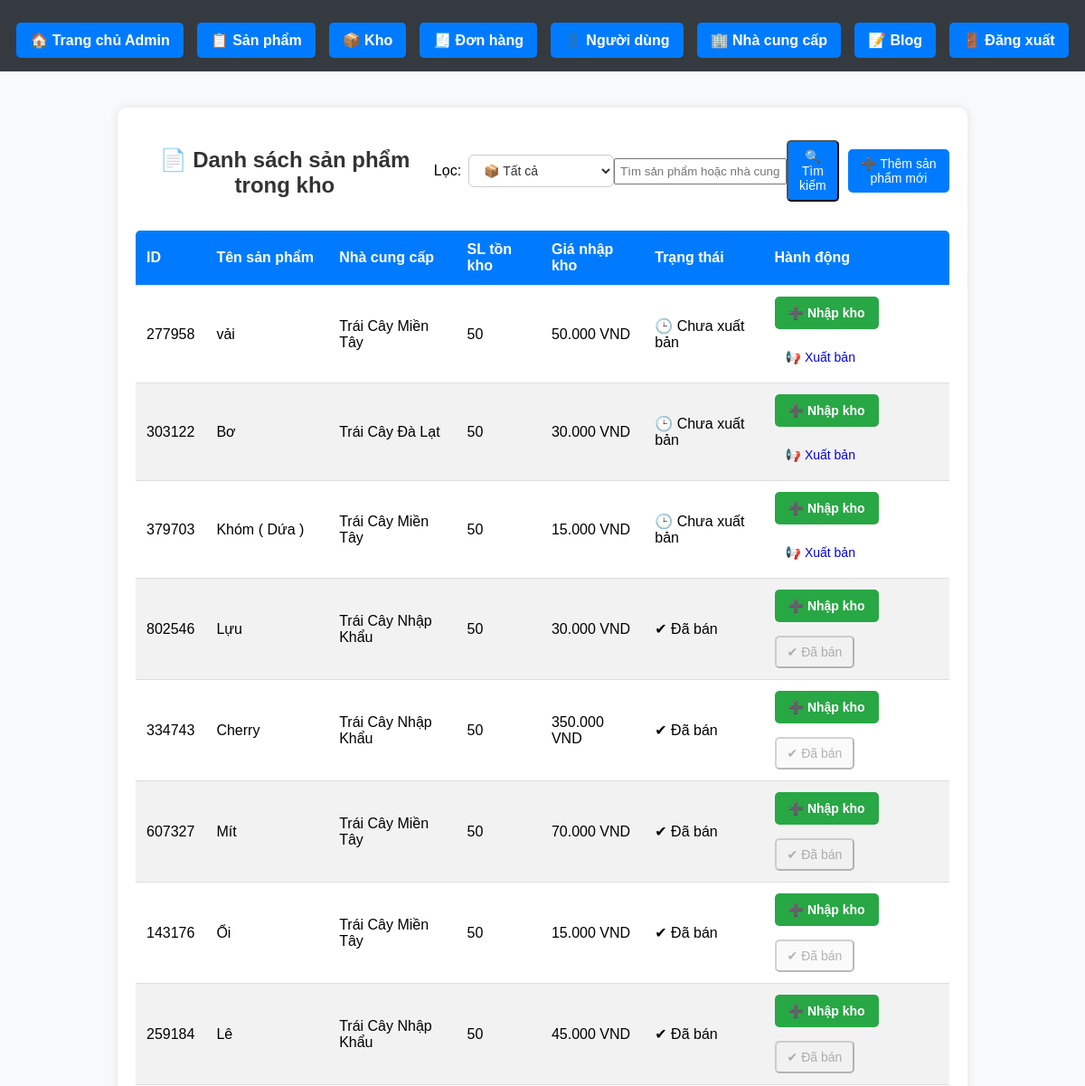
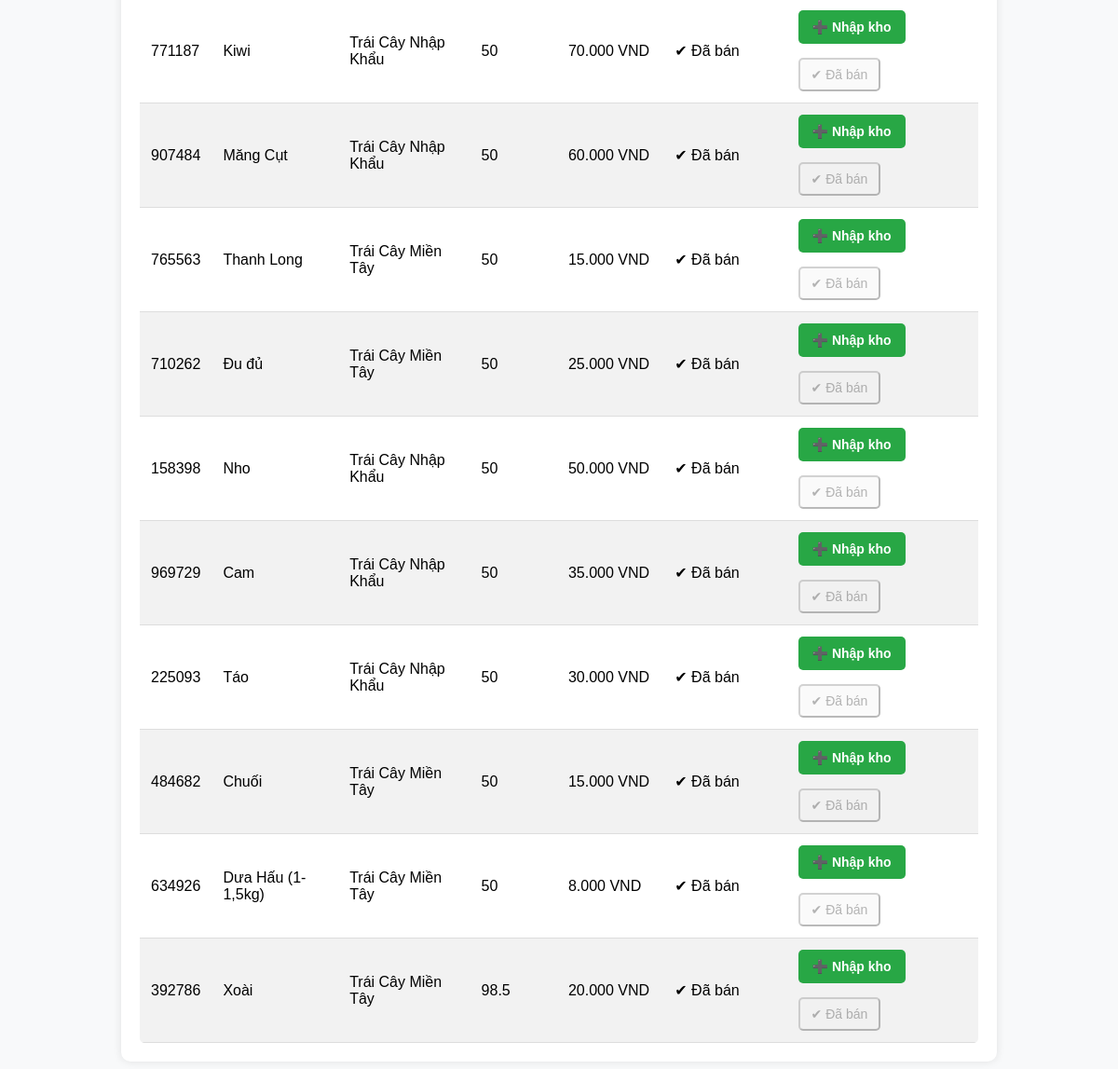
The app's page /admin/manage_inventory.php (signed in) with its own data (2 pictures, top to bottom).
### tables this page shows
CREATE TABLE `products` (
  `product_id` int(6) NOT NULL,
  `name` varchar(255) NOT NULL,
  `selling_price` int(11) DEFAULT NULL,
  `description` text DEFAULT NULL,
  `category` varchar(100) NOT NULL DEFAULT 'Chung',
  `image_url` varchar(255) DEFAULT NULL,
  `created_at` timestamp NOT NULL DEFAULT current_timestamp(),
  `visibility` enum('public','private') DEFAULT 'public',
  `stock_quantity` float DEFAULT 0,
  `unit` varchar(10) NOT NULL DEFAULT 'kg',
  `status` enum('selling','not_selling') DEFAULT 'not_selling'
);

### admin/manage_inventory.php (the view, shortened to what this page needs)
<?php
require_once __DIR__ . '/../database/db_connect.php';
?>
<!DOCTYPE html>
<html lang="vi">
<head>
    <link rel="stylesheet" href="../assets/css/admin.css">
</head>
<body>
<?php include_once __DIR__ . '/nav_admin.php'; ?>
<section>
<div style="display: flex; justify-content: space-between; align-items: center; margin-bottom: 1rem;">
    <h3>📄 Danh sách sản phẩm trong kho</h3>
    <div style="display: flex; gap: 10px; align-items: center;">
        <form method="get" style="display: flex; align-items: center;">
            <label for="filter" style="margin-right: 8px; font-weight: 500;">Lọc:</label>
            <select name="filter" id="filter" class="filter-select" onchange="this.form.submit()">
                <option value="">📦 Tất cả</option>
            </select>
            <input type="text" name="search" id="search" placeholder="Tìm sản phẩm hoặc nhà cung cấp..." value="<?= isset($_GET['search']) ? htmlspecialchars($_GET['search']) : '' ?>" style="padding: 5px;">
            <button type="submit" class="btn btn-primary">🔍 Tìm kiếm</button>
        </form>
        <a class="btn btn-primary" href="add_new_product.php">➕ Thêm sản phẩm mới</a>
    </div>
</div>
    <?php
    $condition = '';
    $query = "SELECT DISTINCT p.product_id, p.name, p.stock_quantity, p.status, i.supplier, i.purchase_price
              FROM products p
              LEFT JOIN inventory i ON p.product_id = i.product_id
              $condition
              ORDER BY
                CASE WHEN p.status = 'not_selling' THEN 0 ELSE 1 END,
                p.created_at DESC";
    $stmt = $conn->prepare($query);
    $stmt->execute();
    $result = $stmt->get_result();
    ?>
    <?php if ($result && $result->num_rows > 0): ?>
        <table class="admin-table">
            <thead>
                <tr>
                    <th>ID</th>
                    <th>Tên sản phẩm</th>
                    <th>Nhà cung cấp</th>
                    <th>SL tồn kho</th>
                    <th>Giá nhập kho</th>
                    <th>Trạng thái</th>
                    <th>Hành động</th>
                </tr>
            </thead>
            <tbody>
                <?php while ($row = $result->fetch_assoc()): ?>
                <tr>
                    <td><?= htmlspecialchars($row['product_id']) ?></td>
                    <td><?= htmlspecialchars($row['name']) ?></td>
                    <td><?= htmlspecialchars($row['supplier']) ?></td>
                    <td><?= (float)$row['stock_quantity'] ?></td>
                    <td><?= number_format($row['purchase_price'], 0, ',', '.') ?> VND</td>
                    <td>
                        <?php if ($row['status'] === 'selling'): ?>
                            <span class="badge-success">✔ Đã bán</span>
                        <?php else: ?>
                            <span class="badge-warning">🕒 Chưa xuất bản</span>
                        <?php endif; ?>
                    </td>
                    <td>
                        <a class="btn btn-success" href="import_product.php?id=<?= $row['product_id'] ?>">➕ Nhập kho</a>
                        <?php if ($row['status'] === 'not_selling'): ?>
                            <a class="btn btn-info" href="publish_product.php?id=<?= $row['product_id'] ?>">📢 Xuất bản</a>
                        <?php else: ?>
                            <button class="btn btn-secondary" disabled>✔ Đã bán</button>
                        <?php endif; ?>
                    </td>
                </tr>
                <?php endwhile; ?>
            </tbody>
        </table>
    <?php else: ?>
        <p class="error-message">❌ Không có sản phẩm nào!</p>
    <?php endif; ?>
</section>
</body>
</html>

### assets/css/admin.css (style rules this page uses)
body { font-family: Arial, sans-serif; background-color: #f8f9fa; margin: 0; padding: 0; }
section { max-width: 900px; margin: 40px auto; padding: 20px; background: white; border-radius: 10px; box-shadow: 0 0 10px rgba(0, 0, 0, 0.1); }
h3 { text-align: center; color: #333; font-size: 24px; font-weight: bold; margin-bottom: 20px; }
.admin-table { width: 100%; border-collapse: collapse; background: #fff; border-radius: 5px; overflow: hidden; }
.admin-table th, .admin-table td { padding: 12px; text-align: left; border-bottom: 1px solid #ddd; }
.admin-table th { background: #007bff; color: #fff; }
.admin-table tr:nth-child(even) { background: #f2f2f2; }
.btn { text-decoration: none; padding: 8px 12px; border-radius: 5px; font-size: 14px; display: inline-block; text-align: center; }
.btn-primary { background: #007bff; color: white; }
.btn-success { display: inline-block; padding: 10px 15px; background: #28a745; color: white; text-decoration: none; border-radius: 5px; margin-bottom: 15px; font-weight: bold; }
.filter-select { padding: 8px 12px; font-size: 14px; border: 1px solid #ccc; border-radius: 6px; background-color: #fff; color: #333; cursor: pointer; transition: border-color 0.3s ease, box-shadow 0.3s ease; }

### records on screen
products: product_id "277958", name "vải", supplier "Trái Cây Miền Tây", stock_quantity "50", purchase_price "50.000", status "🕒 Chưa xuất bản"
products: product_id "303122", name "Bơ", supplier "Trái Cây Đà Lạt", stock_quantity "50", purchase_price "30.000", status "🕒 Chưa xuất bản"
products: product_id "379703", name "Khóm ( Dứa )", supplier "Trái Cây Miền Tây", stock_quantity "50", purchase_price "15.000", status "🕒 Chưa xuất bản"
products: product_id "802546", name "Lựu", supplier "Trái Cây Nhập Khẩu", stock_quantity "50", purchase_price "30.000", status "✔ Đã bán"
products: product_id "334743", name "Cherry", supplier "Trái Cây Nhập Khẩu", stock_quantity "50", purchase_price "350.000", status "✔ Đã bán"
products: product_id "607327", name "Mít", supplier "Trái Cây Miền Tây", stock_quantity "50", purchase_price "70.000", status "✔ Đã bán"
products: product_id "143176", name "Ổi", supplier "Trái Cây Miền Tây", stock_quantity "50", purchase_price "15.000", status "✔ Đã bán"
products: product_id "259184", name "Lê", supplier "Trái Cây Nhập Khẩu", stock_quantity "50", purchase_price "45.000", status "✔ Đã bán"
products: product_id "771187", name "Kiwi", supplier "Trái Cây Nhập Khẩu", stock_quantity "50", purchase_price "70.000", status "✔ Đã bán"
products: product_id "907484", name "Măng Cụt", supplier "Trái Cây Nhập Khẩu", stock_quantity "50", purchase_price "60.000", status "✔ Đã bán"
products: product_id "765563", name "Thanh Long", supplier "Trái Cây Miền Tây", stock_quantity "50", purchase_price "15.000", status "✔ Đã bán"
products: product_id "710262", name "Đu đủ", supplier "Trái Cây Miền Tây", stock_quantity "50", purchase_price "25.000", status "✔ Đã bán"
products: product_id "158398", name "Nho", supplier "Trái Cây Nhập Khẩu", stock_quantity "50", purchase_price "50.000", status "✔ Đã bán"
products: product_id "969729", name "Cam", supplier "Trái Cây Nhập Khẩu", stock_quantity "50", purchase_price "35.000", status "✔ Đã bán"
products: product_id "225093", name "Táo", supplier "Trái Cây Nhập Khẩu", stock_quantity "50", purchase_price "30.000", status "✔ Đã bán"
products: product_id "484682", name "Chuối", supplier "Trái Cây Miền Tây", stock_quantity "50", purchase_price "15.000", status "✔ Đã bán"
products: product_id "634926", name "Dưa Hấu (1-1,5kg)", supplier "Trái Cây Miền Tây", stock_quantity "50", purchase_price "8.000", status "✔ Đã bán"
products: product_id "392786", name "Xoài", supplier "Trái Cây Miền Tây", stock_quantity "98.5", purchase_price "20.000", status "✔ Đã bán"
